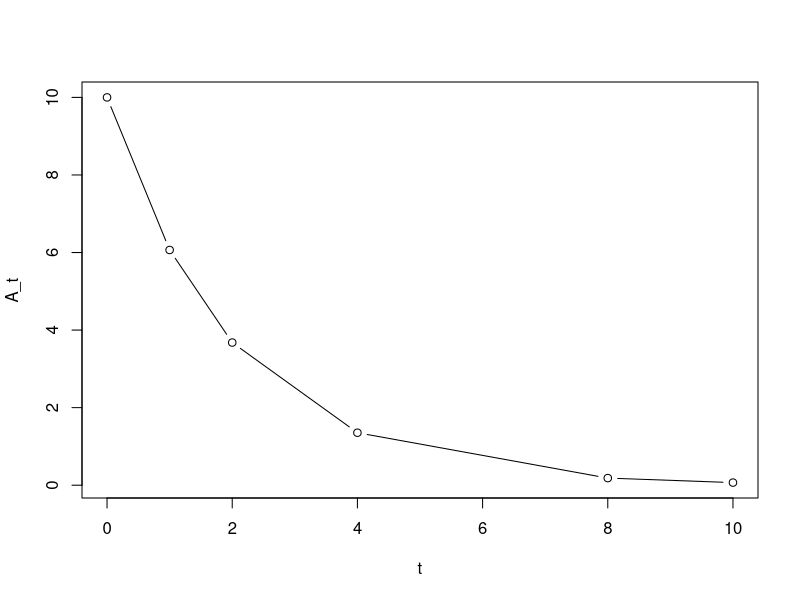
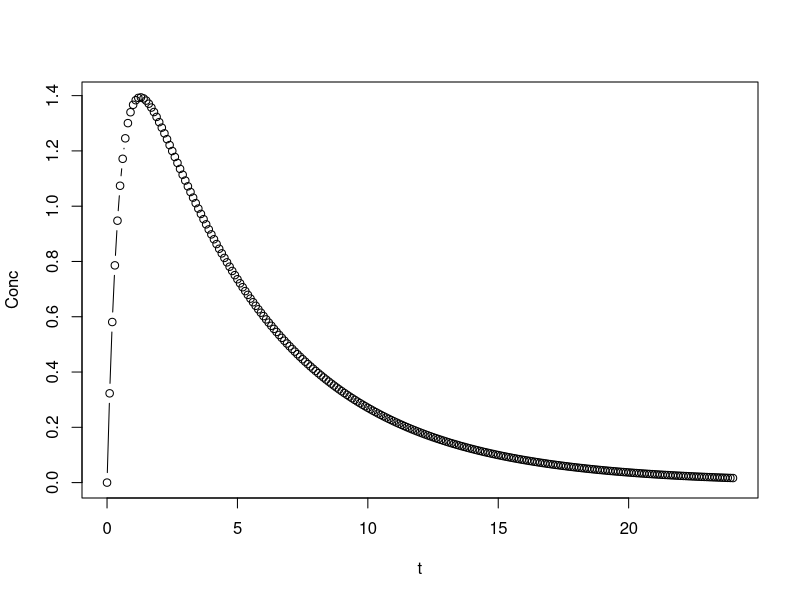
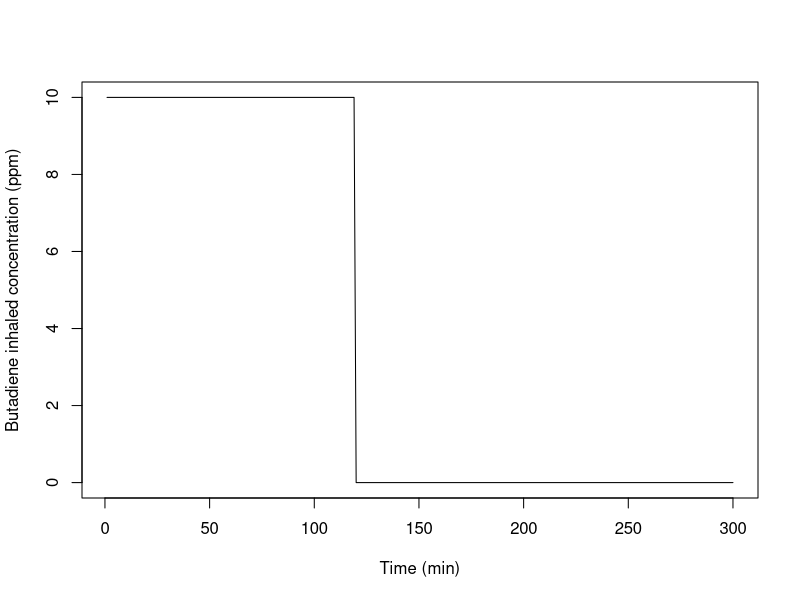
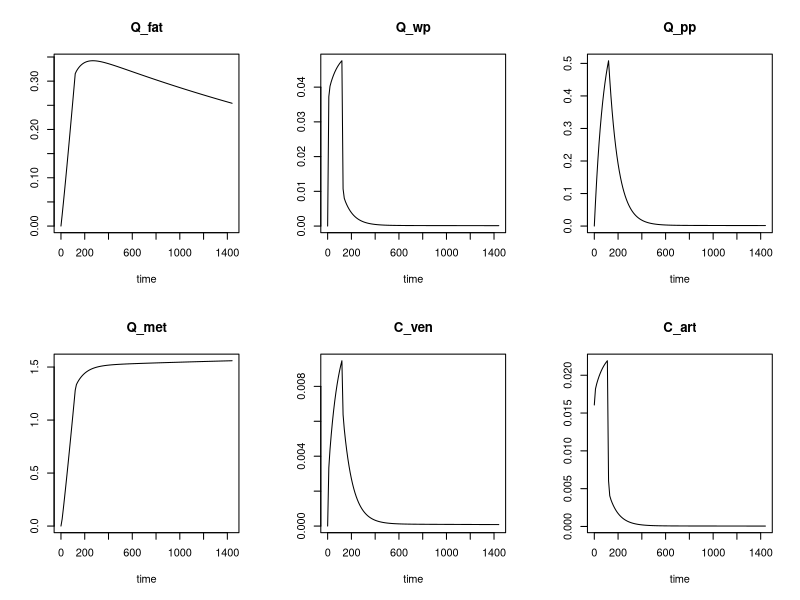

These charts were generated, in order, by the following R code:
## ---- chunk 1
htmltools::tagList(rmarkdown::html_dependency_font_awesome())
library(ggplot2)
## ---- chunk 2
A_0 <- 10
t <- c(0,1,2,4,8,10)
k_e <- 0.5
A_t <- A_0*exp(-k_e*t) 
plot(t, A_t, type = "b")
## ---- chunk 3
D <- 1            # Intake Dose (mass)
Fgutabs <- 0.9    # Absorption fraction (-)
k_e <- 0.2        # Elimination rate (1/time)
k_a <- 2.0        # Absorption rate (1/time)
V <- 0.5          # Distribution volume (vol.)
t <- seq(0, 24, 0.1)
A <- (D * Fgutabs * k_a)/(V * (k_a - k_e))
Conc <- A * exp(-k_e * t) - A * exp(-k_a * t)
## ---- chunk 4
plot(t, Conc, type = "b")
## ---- chunk 5
head(Theoph)
## ---- chunk 6
C_inh <- approxfun(x = c(0, 120), y=c(10,0), method = "constant", f = 0, rule = 2) 
## ---- chunk 7
plot(C_inh(1:300), type="l", xlab = "Time (min)", ylab = "Butadiene inhaled concentration (ppm)")
## ---- chunk 8
parameters <- c("BDM" = 73,            # Body mass (kg)
                "Height" = 1.6,        # Body height (m)
                "Age" = 40,            # in years
                "Sex" = 1,             # code 1 is male, 2 is female
                "Flow_pul" = 5,        # Pulmonary ventilation rate (L/min)
                "Pct_Deadspace" = 0.7, # Fraction of pulmonary deadspace
                "Vent_Perf" = 1.14,    # Ventilation over perfusion ratio
                "Pct_LBDM_wp" = 0.2,   # wp tissue as fraction of lean mass
                "Pct_Flow_fat" = 0.1,  # Fraction of cardiac output to fat
                "Pct_Flow_pp" = 0.35,  # ~ to pp
                "PC_art" = 2,          # Blood/air partition coefficient
                "PC_fat" = 22,         # Fat/blood ~
                "PC_wp" = 0.8,         # wp/blood ~
                "PC_pp" = 0.8,         # pp/blood ~
                "Kmetwp" = 0.25)       # Rate constant for metabolism
## ---- chunk 9
y <- c("Q_fat" = 0, # Quantity of butadiene in fat (mg)
       "Q_wp" = 0,  # ~ in well-perfused (mg)
       "Q_pp" = 0,  # ~ in poorly-perfused (mg)
       "Q_met" = 0) # ~ metabolized (mg)
## ---- chunk 10
# Define the model equations
bd.model = function(t, y, parameters) {
  with (as.list(y), {
    with (as.list(parameters), {
      
      # Define some known constants
      Height = 1.6       # use to calculate fraction of body fat
      Age = 40           # use to calculate fraction of body fat
      Sex = 1            # use to calculate fraction of body fat
      MW_bu = 54.0914    # butadiene molecular weight (in grams)

      # Conversions from/to ppm
      ppm_per_mM = 24450 # ppm to mM under normal conditions
      ppm_per_mg_per_l = ppm_per_mM / MW_bu
      mg_per_l_per_ppm = 1 / ppm_per_mg_per_l
      
      # Calculate Flow_alv from total pulmonary flow
      Flow_alv = Flow_pul * (1 - Pct_Deadspace)
      
      # Calculate total blood flow from Flow_alv and the V/P ratio
      Flow_tot = Flow_alv / Vent_Perf
      
      # Calculate fraction of body fat
      Pct_BDM_fat = (1.2 * BDM / (Height * Height) - 10.8
                     *(2 - Sex) + 0.23 * Age - 5.4) * 0.01
      
      # Actual volumes, 10% of body mass (bones…) get no butadiene
      Eff_V_fat = Pct_BDM_fat * BDM
      Eff_V_wp = Pct_LBDM_wp * BDM * (1 - Pct_BDM_fat)
      Eff_V_pp = 0.9 * BDM - Eff_V_fat - Eff_V_wp
      
      # Calculate actual blood flows from total flow and percent flows
      Flow_fat = Pct_Flow_fat * Flow_tot
      Flow_pp = Pct_Flow_pp * Flow_tot
      Flow_wp = Flow_tot * (1 - Pct_Flow_pp - Pct_Flow_fat)
      
      # Calculate the concentrations
      C_fat = Q_fat / Eff_V_fat
      C_wp = Q_wp / Eff_V_wp
      C_pp = Q_pp / Eff_V_pp
      
      # Venous blood concentrations at the organ exit
      Cout_fat = C_fat / PC_fat
      Cout_wp = C_wp / PC_wp
      Cout_pp = C_pp / PC_pp
      
      # Sum of Flow * Concentration for all compartments
      dQ_ven = Flow_fat * Cout_fat + Flow_wp * Cout_wp + Flow_pp * Cout_pp
      C_inh.current = C_inh(t) # to avoid calling C_inh() twice
      
      # Arterial blood concentration
      # Convert input given in ppm to mg/l to match other units
        C_art = (Flow_alv * C_inh.current * mg_per_l_per_ppm + dQ_ven) / (Flow_tot + Flow_alv / PC_art)
      
      # Venous blood concentration (mg/L)
      C_ven = dQ_ven / Flow_tot
      
      # Alveolar air concentration (mg/L)
      C_alv = C_art / PC_art
      
      # Exhaled air concentration (ppm)
      if (C_alv <= 0) {
        C_exh = 10E-30 # avoid round off errors
      } else {
        C_exh = (1 - Pct_Deadspace) * C_alv * ppm_per_mg_per_l + Pct_Deadspace * C_inh.current
      }
      
      # Quantity metabolized in liver (included in well-perfused)
      dQmet_wp = Kmetwp * Q_wp
      
      # Differentials for quantities
      dQ_fat = Flow_fat * (C_art - Cout_fat)
      dQ_wp = Flow_wp * (C_art - Cout_wp) - dQmet_wp
      dQ_pp = Flow_pp * (C_art - Cout_pp)
      dQ_met = dQmet_wp

      # The function bd.model must return at least the derivatives
      list(c(dQ_fat, dQ_wp, dQ_pp, dQ_met), # derivatives
           c("C_ven" = C_ven, "C_art" = C_art)) # extra outputs

    }) # end with parameters
  }) # end with y
} # end bd.model

## ---- chunk 11
# Define the computation output times
t <- seq(from=0, to=1440, by=10)

# Solve ODE
library(deSolve)
out <- ode(times=t, func=bd.model, 
           y=y, parms=parameters)
head(out)
## ---- chunk 12
plot(out)
